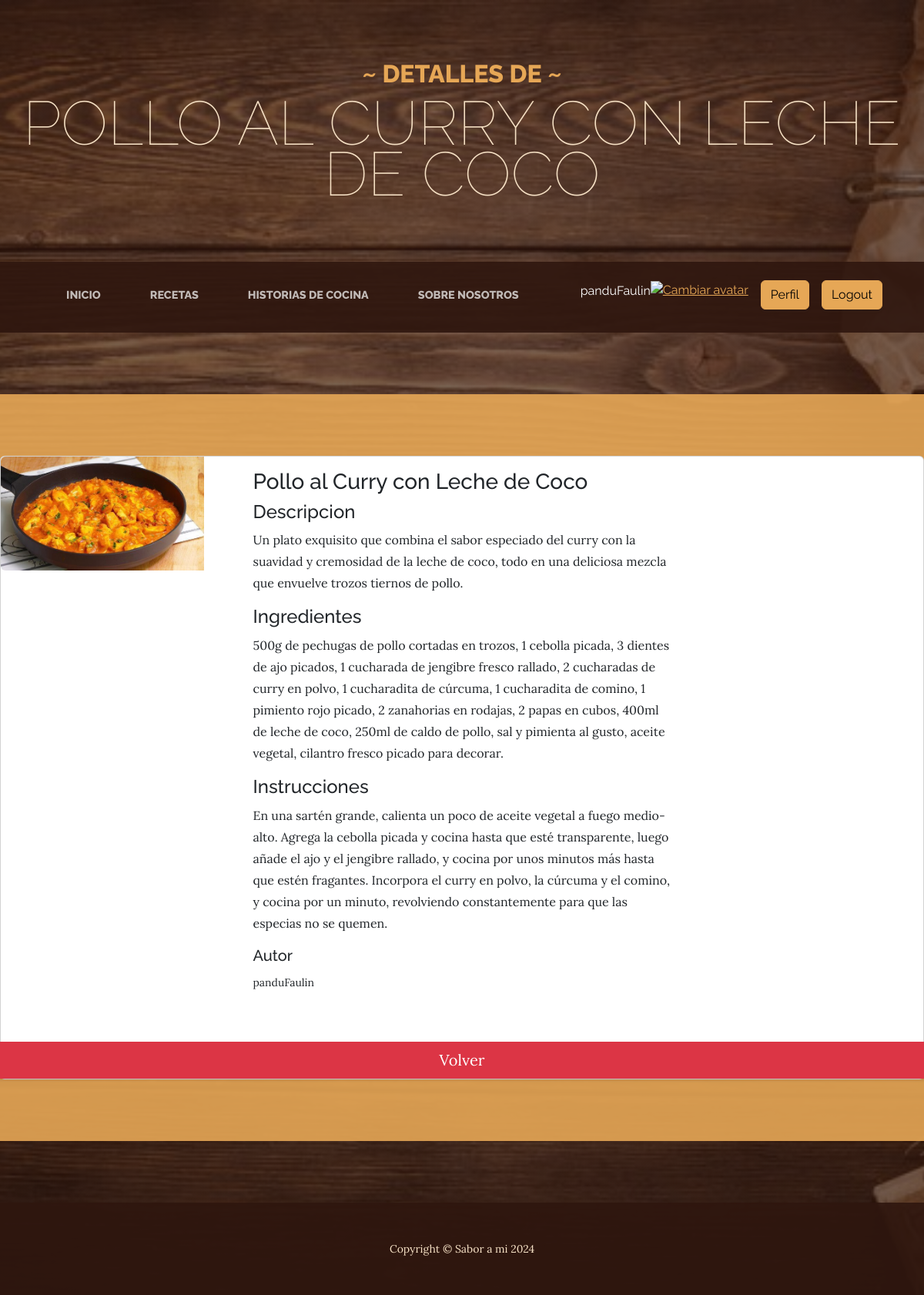
Screenshot of /receta_detalle/19/ (signed in) with the database file from the repository.
### recetasApp/models.py (models this page shows, shortened)
class Receta(models.Model):
    titulo = models.CharField(max_length=70)
    descripcion = models.TextField()
    ingredientes = models.TextField()
    instrucciones = models.TextField()
    autor = models.ForeignKey(User, on_delete=models.CASCADE, null=True)
    imagenReceta = models.ImageField(blank=True, upload_to="media/")
    class Meta:
        verbose_name = "receta"
        verbose_name_plural = "recetas"
        ordering = ["titulo"]

### recetasApp/views.py (the view)
# urls.py: path("receta_detalle/<id_receta>/", mostrarDetalles, name="receta_detalle"),
@login_required
def mostrarDetalles(request, id_receta):
    laRreceta = Receta.objects.get(id=id_receta)
    contexto = {"receta": laRreceta}
    return render(request, "recetasApp/recetasDetalle.html", contexto)

### recetasApp/templates/recetasApp/recetasDetalle.html (shortened to what this page needs)
{% extends 'recetasApp/recetas.html' %} {% block Titulo %}
<header>
  <h1 class="site-heading text-center text-faded d-none d-lg-block">
    <span class="site-heading-upper text-primary mb-3">~ Detalles de ~</span>
    <span class="site-heading-lower">{{receta.titulo}}</span>
  </h1>
</header>
{% endblock Titulo %} {% block Contenido %}
<section class="page-section cta about-heading text:center">
  <div class="card border-1">
    <div class="row g-5">
      <div class="col-md-3">
        <img
          src="{{ receta.imagenReceta.url }}"
          class="img-fluid rounded-start"
        />
      </div>
      <div class="col-md-6">
        <div class="card-body">
          <h3 class="card-title">{{receta.titulo}}</h3>
          <h4>Descripcion</h4>
          <p class="card-text">{{receta.descripcion}}</p>
          <h4>Ingredientes</h4>
          <p class="card-text">{{receta.ingredientes}}</p>
          <h4>Instrucciones</h4>
          <p class="card-text">{{receta.instrucciones}}</p>
          <h5>Autor</h5>
          <p class="card-text">
            <small class="text-body-secondary">{{receta.autor}}</small>
          </p>
        </div>
      </div>
      <a href="{% url 'recetas' %}" class="btn btn-danger btn-lg">Volver</a>
    </div>
  </div>
</section>
{% endblock Contenido %}

### recetasApp/templates/recetasApp/index.html (shortened to what this page needs)
<!DOCTYPE html>
<html lang="en">
  <head>
    {% load static %}
    <link href="{%static 'css/styles.css'%}" rel="stylesheet" />
    <link
      rel="stylesheet"
      href="https://cdnjs.cloudflare.com/ajax/libs/font-awesome/6.4.0/css/all.min.css"
    />
  </head>
  <body>
    {% block Titulo %}{% endblock Titulo %}
    <nav class="navbar navbar-expand-lg navbar-dark py-lg-4" id="mainNav">
      <div class="container">
        <div class="collapse navbar-collapse" id="navbarSupportedContent">
          <ul class="navbar-nav mx-auto">
            <li class="nav-item px-lg-4">
              <a class="nav-link text-uppercase" href="{% url 'home'%}"
                >Inicio</a
              >
            </li>
            {% if user.is_authenticated %}
            <li class="nav-item px-lg-4">
              <a class="nav-link text-uppercase" href="{% url 'recetas'%}"
                >Recetas</a
              >
            </li>
            <li class="nav-item px-lg-4">
              <a
                class="nav-link text-uppercase"
                href="{% url 'historias_de_cocina'%}"
                >Historias de cocina</a
              >
            </li>
            <li class="nav-item px-lg-4">
              <a
                class="nav-link text-uppercase"
                href="{% url 'sobre_nosotros'%}"
                >Sobre nosotros</a
              >
            </li>
            <p style="color: white" class="ms-5">{{ user.username }}</p>
            <div class="text-center">
              <a href="{% url 'agregar_avatar' %}"
                ><img
                  src="{{ request.session.avatar }}"
                  height="30px"
                  weight="30px"
                  title="Cambiar avatar"
              /></a>
            </div>
            <li class="nav-item">
              <a class="btn btn-primary ms-3" href="{% url 'perfil'%}"
                >Perfil</a
              >
            </li>
            <li class="nav-item">
              <a class="btn btn-primary ms-3" href="{% url 'logout'%}"
                >Logout</a
              >
            </li>
            {% endif %}
          </ul>
        </div>
      </div>
    </nav>
    {% block Contenido %}{% endblock Contenido %}
    <footer class="footer text-faded text-center py-5">
      <div class="container">
        <p class="m-0 small">Copyright &copy; Sabor a mi 2024</p>
      </div>
    </footer>
  </body>
</html>

### rows the page displays
Receta: titulo "POLLO AL CURRY CON LECHE DE COCO", imagenReceta (picture), titulo "Pollo al Curry con Leche de Coco", descripcion "Un plato exquisito que combina el sabor especiado del curry con la suavidad y cremosidad de la leche de coco, todo en una deliciosa mezcla que envuelve trozos tiernos de pollo.", ingredientes "500g de pechugas de pollo cortadas en trozos, 1 cebolla picada, 3 dientes de ajo picados, 1 cucharada de jengibre fresco rallado, 2 cucharadas de curry en polvo, 1 cucharadita de cúrcuma, 1 cucharadita de comino, 1 pimiento rojo picado, 2 zanahorias en rodajas, 2 papas en cubos, 400ml de leche de coco, 250ml de caldo de pollo, sal y pimienta al gusto, aceite vegetal, cilantro fresco picado para decorar.", instrucciones "En una sartén grande, calienta un poco de aceite vegetal a fuego medio-alto. Agrega la cebolla picada y cocina hasta que esté transparente, luego añade el ajo y el jengibre rallado, y cocina por unos minutos más hasta que estén fragantes. Incorpora el curry en polvo, la cúrcuma y el comino, y cocina por un minuto, revolviendo constantemente para que las especias no se quemen.", autor "panduFaulin"

### other values shown
{{ user.username }} "panduFaulin"
